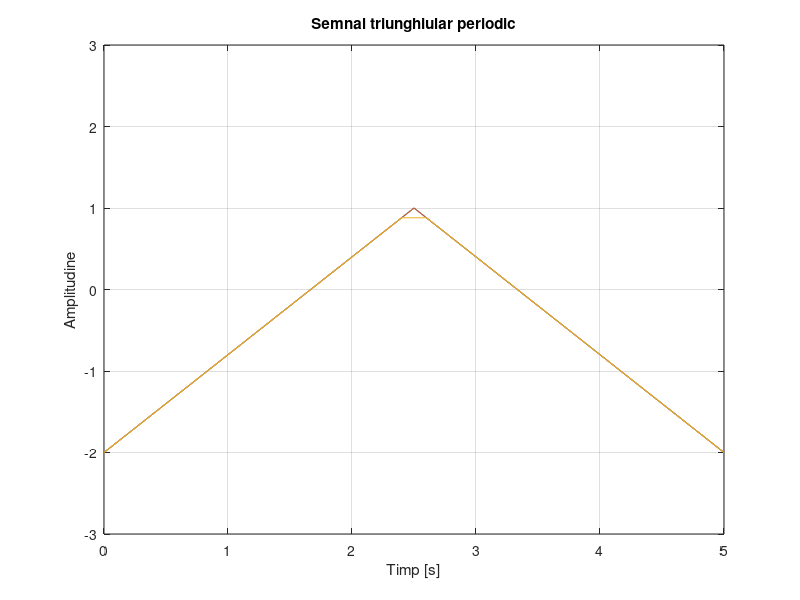

Here is the MATLAB script that generated this plot:
%Ex 2
%Cazul 1- 2ms
t = 0:0.002:5; %timpul de la 0 la perioada de 5s
x = sawtooth (0.4*pi*t,0.5); %se genereaza un semnal triunghiular periodic
x = x*1.5;
x = x-0.5;
plot(t,x)
axis([0 5 -3 3]) %valorile care se vizualizeaza pe abscisa si pe ordonata
title('Semnal triunghiular periodic'),xlabel('Timp [s]'),ylabel('Amplitudine'),grid 

%Cazul 2- 20ms
t = 0:0.02:5; %timpul de la 0 la perioada de 5s
x = sawtooth (0.4*pi*t,0.5); %se genereaza un semnal triunghiular periodic
x = x*1.5;
x = x-0.5;
hold on
plot(t,x)

%Cazul 3- 200ms
t = 0:0.2:5; %timpul de la 0 la perioada de 5s
x = sawtooth (0.4*pi*t,0.5); %se genereaza un semnal triunghiular periodic
x = x*1.5;
x = x-0.5;
hold on
plot(t,x)

